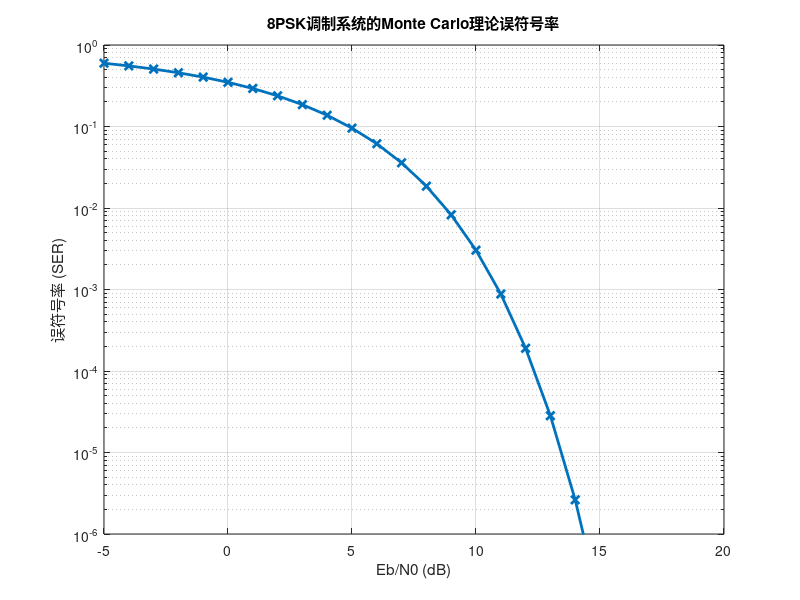

The MATLAB script that drew this image:
% 输入参数
n = input('请输入发送信号点数:');
Eb_No_dB = -5:1:20;  % 设置Eb/N0的范围，从0到20 dB，步长为1
num_trials = 100;  % 每个信噪比Eb/N0值下的仿真次数
SER_values = zeros(1, length(Eb_No_dB));  % 用来存储每个Eb/N0对应的误符号率
SER_theoretical = zeros(1, length(Eb_No_dB));%存储理论误符号率
M = 8;

for i = 1:length(Eb_No_dB)
%   计算理论误码率
    Eb_No = 10^(Eb_No_dB(i)/10);  % 将dB转为线性值
%   使用Q函数计算理论误符号率
    SER_theoretical(i) = 2 * qfunc(sin(pi/M)*sqrt(2 * Eb_No * log2(M)));  % 使用Q函数计算理论误符号率
    
end

figure;
semilogy(Eb_No_dB, SER_theoretical, 'x-', 'LineWidth', 2, 'MarkerSize', 6); % 理论误符号率
ylim([1e-6, 1]);  % 限制y轴在 1e-6 到 1 之间
xlabel('Eb/N0 (dB)');
ylabel('误符号率 (SER)');
title('8PSK调制系统的Monte Carlo理论误符号率');
grid on;